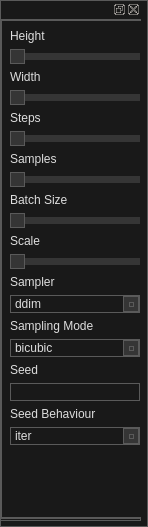
<?xml version="1.0" encoding="UTF-8"?>
<ui version="4.0">
 <class>txt2img_params</class>
 <widget class="QWidget" name="txt2img_params">
  <property name="geometry">
   <rect>
    <x>0</x>
    <y>0</y>
    <width>148</width>
    <height>527</height>
   </rect>
  </property>
  <property name="windowTitle">
   <string>Form</string>
  </property>
  <property name="styleSheet">
   <string notr="true">/*
	Copyright 2013 Emanuel Claesson

	Licensed under the Apache License, Version 2.0 (the &quot;License&quot;);
	you may not use this file except in compliance with the License.
	You may obtain a copy of the License at

		http://www.apache.org/licenses/LICENSE-2.0

	Unless required by applicable law or agreed to in writing, software
	distributed under the License is distributed on an &quot;AS IS&quot; BASIS,
	WITHOUT WARRANTIES OR CONDITIONS OF ANY KIND, either express or implied.
	See the License for the specific language governing permissions and
	limitations under the License.
*/

/*
	COLOR_DARK     = #191919
	COLOR_MEDIUM   = #353535
	COLOR_MEDLIGHT = #5A5A5A
	COLOR_LIGHT    = #DDDDDD
	COLOR_ACCENT   = #3D7848
*/

* {
	background: #191919;
	color: #DDDDDD;
	border: 1px solid #5A5A5A;
}

QWidget::item:selected {
	background: #3D7848;
}

QCheckBox, QRadioButton {
	border: none;
}

QRadioButton::indicator, QCheckBox::indicator {
	width: 13px;
	height: 13px;
}

QRadioButton::indicator::unchecked, QCheckBox::indicator::unchecked {
	border: 1px solid #5A5A5A;
	background: none;
}

QRadioButton::indicator:unchecked:hover, QCheckBox::indicator:unchecked:hover {
	border: 1px solid #DDDDDD;
}

QRadioButton::indicator::checked, QCheckBox::indicator::checked {
	border: 1px solid #5A5A5A;
	background: #5A5A5A;
}

QRadioButton::indicator:checked:hover, QCheckBox::indicator:checked:hover {
	border: 1px solid #DDDDDD;
	background: #DDDDDD;
}

QGroupBox {
	margin-top: 6px;
}

QGroupBox::title {
	top: -7px;
	left: 7px;
}

QScrollBar {
	border: 1px solid #5A5A5A;
	background: #191919;
}

QScrollBar:horizontal {
	height: 15px;
	margin: 0px 0px 0px 32px;
}

QScrollBar:vertical {
	width: 15px;
	margin: 32px 0px 0px 0px;
}

QScrollBar::handle {
	background: #353535;
	border: 1px solid #5A5A5A;
}

QScrollBar::handle:horizontal {
	border-width: 0px 1px 0px 1px;
}

QScrollBar::handle:vertical {
	border-width: 1px 0px 1px 0px;
}

QScrollBar::handle:horizontal {
	min-width: 20px;
}

QScrollBar::handle:vertical {
	min-height: 20px;
}

QScrollBar::add-line, QScrollBar::sub-line {
	background:#353535;
	border: 1px solid #5A5A5A;
	subcontrol-origin: margin;
}

QScrollBar::add-line {
	position: absolute;
}

QScrollBar::add-line:horizontal {
	width: 15px;
	subcontrol-position: left;
	left: 15px;
}

QScrollBar::add-line:vertical {
	height: 15px;
	subcontrol-position: top;
	top: 15px;
}

QScrollBar::sub-line:horizontal {
	width: 15px;
	subcontrol-position: top left;
}

QScrollBar::sub-line:vertical {
	height: 15px;
	subcontrol-position: top;
}

QScrollBar:left-arrow, QScrollBar::right-arrow, QScrollBar::up-arrow, QScrollBar::down-arrow {
	border: 1px solid #5A5A5A;
	width: 3px;
	height: 3px;
}

QScrollBar::add-page, QScrollBar::sub-page {
	background: none;
}

QAbstractButton:hover {
	background: #353535;
}

QAbstractButton:pressed {
	background: #5A5A5A;
}

QAbstractItemView {
	show-decoration-selected: 1;
	selection-background-color: #3D7848;
	selection-color: #DDDDDD;
	alternate-background-color: #353535;
}

QHeaderView {
	border: 1px solid #5A5A5A;
}

QHeaderView::section {
	background: #191919;
	border: 1px solid #5A5A5A;
	padding: 4px;
}

QHeaderView::section:selected, QHeaderView::section::checked {
	background: #353535;
}

QTableView {
	gridline-color: #5A5A5A;
}

QTabBar {
	margin-left: 2px;
}

QTabBar::tab {
	border-radius: 0px;
	padding: 4px;
	margin: 4px;
}

QTabBar::tab:selected {
	background: #353535;
}

QComboBox::down-arrow {
	border: 1px solid #5A5A5A;
	background: #353535;
}

QComboBox::drop-down {
	border: 1px solid #5A5A5A;
	background: #353535;
}

QComboBox::down-arrow {
	width: 3px;
	height: 3px;
	border: 1px solid #5A5A5A;
}

QAbstractSpinBox {
	padding-right: 15px;
}

QAbstractSpinBox::up-button, QAbstractSpinBox::down-button {
	border: 1px solid #5A5A5A;
	background: #353535;
	subcontrol-origin: border;
}

QAbstractSpinBox::up-arrow, QAbstractSpinBox::down-arrow {
	width: 3px;
	height: 3px;
	border: 1px solid #5A5A5A;
}

QSlider {
	border: none;
}

QSlider::groove:horizontal {
	height: 5px;
	margin: 4px 0px 4px 0px;
}

QSlider::groove:vertical {
	width: 5px;
	margin: 0px 4px 0px 4px;
}

QSlider::handle {
	border: 1px solid #5A5A5A;
	background: #353535;
}

QSlider::handle:horizontal {
	width: 15px;
	margin: -4px 0px -4px 0px;
}

QSlider::handle:vertical {
	height: 15px;
	margin: 0px -4px 0px -4px;
}

QSlider::add-page:vertical, QSlider::sub-page:horizontal {
	background: #3D7848;
}

QSlider::sub-page:vertical, QSlider::add-page:horizontal {
	background: #353535;
}

QLabel {
	border: none;
}

QProgressBar {
	text-align: center;
}

QProgressBar::chunk {
	width: 1px;
	background-color: #3D7848;
}

QMenu::separator {
	background: #353535;
}</string>
  </property>
  <widget class="QDockWidget" name="dockWidget">
   <property name="geometry">
    <rect>
     <x>0</x>
     <y>0</y>
     <width>141</width>
     <height>521</height>
    </rect>
   </property>
   <widget class="QWidget" name="dockWidgetContents">
    <widget class="QStackedWidget" name="stackedWidget">
     <property name="geometry">
      <rect>
       <x>0</x>
       <y>0</y>
       <width>150</width>
       <height>500</height>
      </rect>
     </property>
     <property name="maximumSize">
      <size>
       <width>150</width>
       <height>16777215</height>
      </size>
     </property>
     <property name="currentIndex">
      <number>0</number>
     </property>
     <widget class="QWidget" name="Settings">
      <layout class="QVBoxLayout" name="verticalLayout_3">
       <item>
        <widget class="QLabel" name="label">
         <property name="maximumSize">
          <size>
           <width>16777215</width>
           <height>20</height>
          </size>
         </property>
         <property name="styleSheet">
          <string notr="true">/*
	Copyright 2013 Emanuel Claesson

	Licensed under the Apache License, Version 2.0 (the &quot;License&quot;);
	you may not use this file except in compliance with the License.
	You may obtain a copy of the License at

		http://www.apache.org/licenses/LICENSE-2.0

	Unless required by applicable law or agreed to in writing, software
	distributed under the License is distributed on an &quot;AS IS&quot; BASIS,
	WITHOUT WARRANTIES OR CONDITIONS OF ANY KIND, either express or implied.
	See the License for the specific language governing permissions and
	limitations under the License.
*/

/*
	COLOR_DARK     = #191919
	COLOR_MEDIUM   = #353535
	COLOR_MEDLIGHT = #5A5A5A
	COLOR_LIGHT    = #DDDDDD
	COLOR_ACCENT   = #3D7848
*/

* {
	background: #191919;
	color: #DDDDDD;
	border: 1px solid #5A5A5A;
}

QWidget::item:selected {
	background: #3D7848;
}

QCheckBox, QRadioButton {
	border: none;
}

QRadioButton::indicator, QCheckBox::indicator {
	width: 13px;
	height: 13px;
}

QRadioButton::indicator::unchecked, QCheckBox::indicator::unchecked {
	border: 1px solid #5A5A5A;
	background: none;
}

QRadioButton::indicator:unchecked:hover, QCheckBox::indicator:unchecked:hover {
	border: 1px solid #DDDDDD;
}

QRadioButton::indicator::checked, QCheckBox::indicator::checked {
	border: 1px solid #5A5A5A;
	background: #5A5A5A;
}

QRadioButton::indicator:checked:hover, QCheckBox::indicator:checked:hover {
	border: 1px solid #DDDDDD;
	background: #DDDDDD;
}

QGroupBox {
	margin-top: 6px;
}

QGroupBox::title {
	top: -7px;
	left: 7px;
}

QScrollBar {
	border: 1px solid #5A5A5A;
	background: #191919;
}

QScrollBar:horizontal {
	height: 15px;
	margin: 0px 0px 0px 32px;
}

QScrollBar:vertical {
	width: 15px;
	margin: 32px 0px 0px 0px;
}

QScrollBar::handle {
	background: #353535;
	border: 1px solid #5A5A5A;
}

QScrollBar::handle:horizontal {
	border-width: 0px 1px 0px 1px;
}

QScrollBar::handle:vertical {
	border-width: 1px 0px 1px 0px;
}

QScrollBar::handle:horizontal {
	min-width: 20px;
}

QScrollBar::handle:vertical {
	min-height: 20px;
}

QScrollBar::add-line, QScrollBar::sub-line {
	background:#353535;
	border: 1px solid #5A5A5A;
	subcontrol-origin: margin;
}

QScrollBar::add-line {
	position: absolute;
}

QScrollBar::add-line:horizontal {
	width: 15px;
	subcontrol-position: left;
	left: 15px;
}

QScrollBar::add-line:vertical {
	height: 15px;
	subcontrol-position: top;
	top: 15px;
}

QScrollBar::sub-line:horizontal {
	width: 15px;
	subcontrol-position: top left;
}

QScrollBar::sub-line:vertical {
	height: 15px;
	subcontrol-position: top;
}

QScrollBar:left-arrow, QScrollBar::right-arrow, QScrollBar::up-arrow, QScrollBar::down-arrow {
	border: 1px solid #5A5A5A;
	width: 3px;
	height: 3px;
}

QScrollBar::add-page, QScrollBar::sub-page {
	background: none;
}

QAbstractButton:hover {
	background: #353535;
}

QAbstractButton:pressed {
	background: #5A5A5A;
}

QAbstractItemView {
	show-decoration-selected: 1;
	selection-background-color: #3D7848;
	selection-color: #DDDDDD;
	alternate-background-color: #353535;
}

QHeaderView {
	border: 1px solid #5A5A5A;
}

QHeaderView::section {
	background: #191919;
	border: 1px solid #5A5A5A;
	padding: 4px;
}

QHeaderView::section:selected, QHeaderView::section::checked {
	background: #353535;
}

QTableView {
	gridline-color: #5A5A5A;
}

QTabBar {
	margin-left: 2px;
}

QTabBar::tab {
	border-radius: 0px;
	padding: 4px;
	margin: 4px;
}

QTabBar::tab:selected {
	background: #353535;
}

QComboBox::down-arrow {
	border: 1px solid #5A5A5A;
	background: #353535;
}

QComboBox::drop-down {
	border: 1px solid #5A5A5A;
	background: #353535;
}

QComboBox::down-arrow {
	width: 3px;
	height: 3px;
	border: 1px solid #5A5A5A;
}

QAbstractSpinBox {
	padding-right: 15px;
}

QAbstractSpinBox::up-button, QAbstractSpinBox::down-button {
	border: 1px solid #5A5A5A;
	background: #353535;
	subcontrol-origin: border;
}

QAbstractSpinBox::up-arrow, QAbstractSpinBox::down-arrow {
	width: 3px;
	height: 3px;
	border: 1px solid #5A5A5A;
}

QSlider {
	border: none;
}

QSlider::groove:horizontal {
	height: 5px;
	margin: 4px 0px 4px 0px;
}

QSlider::groove:vertical {
	width: 5px;
	margin: 0px 4px 0px 4px;
}

QSlider::handle {
	border: 1px solid #5A5A5A;
	background: #353535;
}

QSlider::handle:horizontal {
	width: 15px;
	margin: -4px 0px -4px 0px;
}

QSlider::handle:vertical {
	height: 15px;
	margin: 0px -4px 0px -4px;
}

QSlider::add-page:vertical, QSlider::sub-page:horizontal {
	background: #3D7848;
}

QSlider::sub-page:vertical, QSlider::add-page:horizontal {
	background: #353535;
}

QLabel {
	border: none;
}

QProgressBar {
	text-align: center;
}

QProgressBar::chunk {
	width: 1px;
	background-color: #3D7848;
}

QMenu::separator {
	background: #353535;
}</string>
         </property>
         <property name="text">
          <string>Height</string>
         </property>
        </widget>
       </item>
       <item>
        <widget class="QSlider" name="height">
         <property name="orientation">
          <enum>Qt::Horizontal</enum>
         </property>
        </widget>
       </item>
       <item>
        <widget class="QLabel" name="label_2">
         <property name="maximumSize">
          <size>
           <width>16777215</width>
           <height>20</height>
          </size>
         </property>
         <property name="text">
          <string>Width</string>
         </property>
        </widget>
       </item>
       <item>
        <widget class="QSlider" name="width">
         <property name="orientation">
          <enum>Qt::Horizontal</enum>
         </property>
        </widget>
       </item>
       <item>
        <widget class="QLabel" name="label_3">
         <property name="maximumSize">
          <size>
           <width>16777215</width>
           <height>20</height>
          </size>
         </property>
         <property name="text">
          <string>Steps</string>
         </property>
        </widget>
       </item>
       <item>
        <widget class="QSlider" name="steps">
         <property name="orientation">
          <enum>Qt::Horizontal</enum>
         </property>
        </widget>
       </item>
       <item>
        <widget class="QLabel" name="label_4">
         <property name="maximumSize">
          <size>
           <width>16777215</width>
           <height>20</height>
          </size>
         </property>
         <property name="text">
          <string>Samples</string>
         </property>
        </widget>
       </item>
       <item>
        <widget class="QSlider" name="samples">
         <property name="orientation">
          <enum>Qt::Horizontal</enum>
         </property>
        </widget>
       </item>
       <item>
        <widget class="QLabel" name="label_5">
         <property name="maximumSize">
          <size>
           <width>16777215</width>
           <height>20</height>
          </size>
         </property>
         <property name="styleSheet">
          <string notr="true">/*
	Copyright 2013 Emanuel Claesson

	Licensed under the Apache License, Version 2.0 (the &quot;License&quot;);
	you may not use this file except in compliance with the License.
	You may obtain a copy of the License at

		http://www.apache.org/licenses/LICENSE-2.0

	Unless required by applicable law or agreed to in writing, software
	distributed under the License is distributed on an &quot;AS IS&quot; BASIS,
	WITHOUT WARRANTIES OR CONDITIONS OF ANY KIND, either express or implied.
	See the License for the specific language governing permissions and
	limitations under the License.
*/

/*
	COLOR_DARK     = #191919
	COLOR_MEDIUM   = #353535
	COLOR_MEDLIGHT = #5A5A5A
	COLOR_LIGHT    = #DDDDDD
	COLOR_ACCENT   = #3D7848
*/

* {
	background: #191919;
	color: #DDDDDD;
	border: 1px solid #5A5A5A;
}

QWidget::item:selected {
	background: #3D7848;
}

QCheckBox, QRadioButton {
	border: none;
}

QRadioButton::indicator, QCheckBox::indicator {
	width: 13px;
	height: 13px;
}

QRadioButton::indicator::unchecked, QCheckBox::indicator::unchecked {
	border: 1px solid #5A5A5A;
	background: none;
}

QRadioButton::indicator:unchecked:hover, QCheckBox::indicator:unchecked:hover {
	border: 1px solid #DDDDDD;
}

QRadioButton::indicator::checked, QCheckBox::indicator::checked {
	border: 1px solid #5A5A5A;
	background: #5A5A5A;
}

QRadioButton::indicator:checked:hover, QCheckBox::indicator:checked:hover {
	border: 1px solid #DDDDDD;
	background: #DDDDDD;
}

QGroupBox {
	margin-top: 6px;
}

QGroupBox::title {
	top: -7px;
	left: 7px;
}

QScrollBar {
	border: 1px solid #5A5A5A;
	background: #191919;
}

QScrollBar:horizontal {
	height: 15px;
	margin: 0px 0px 0px 32px;
}

QScrollBar:vertical {
	width: 15px;
	margin: 32px 0px 0px 0px;
}

QScrollBar::handle {
	background: #353535;
	border: 1px solid #5A5A5A;
}

QScrollBar::handle:horizontal {
	border-width: 0px 1px 0px 1px;
}

QScrollBar::handle:vertical {
	border-width: 1px 0px 1px 0px;
}

QScrollBar::handle:horizontal {
	min-width: 20px;
}

QScrollBar::handle:vertical {
	min-height: 20px;
}

QScrollBar::add-line, QScrollBar::sub-line {
	background:#353535;
	border: 1px solid #5A5A5A;
	subcontrol-origin: margin;
}

QScrollBar::add-line {
	position: absolute;
}

QScrollBar::add-line:horizontal {
	width: 15px;
	subcontrol-position: left;
	left: 15px;
}

QScrollBar::add-line:vertical {
	height: 15px;
	subcontrol-position: top;
	top: 15px;
}

QScrollBar::sub-line:horizontal {
	width: 15px;
	subcontrol-position: top left;
}

QScrollBar::sub-line:vertical {
	height: 15px;
	subcontrol-position: top;
}

QScrollBar:left-arrow, QScrollBar::right-arrow, QScrollBar::up-arrow, QScrollBar::down-arrow {
	border: 1px solid #5A5A5A;
	width: 3px;
	height: 3px;
}

QScrollBar::add-page, QScrollBar::sub-page {
	background: none;
}

QAbstractButton:hover {
	background: #353535;
}

QAbstractButton:pressed {
	background: #5A5A5A;
}

QAbstractItemView {
	show-decoration-selected: 1;
	selection-background-color: #3D7848;
	selection-color: #DDDDDD;
	alternate-background-color: #353535;
}

QHeaderView {
	border: 1px solid #5A5A5A;
}

QHeaderView::section {
	background: #191919;
	border: 1px solid #5A5A5A;
	padding: 4px;
}

QHeaderView::section:selected, QHeaderView::section::checked {
	background: #353535;
}

QTableView {
	gridline-color: #5A5A5A;
}

QTabBar {
	margin-left: 2px;
}

QTabBar::tab {
	border-radius: 0px;
	padding: 4px;
	margin: 4px;
}

QTabBar::tab:selected {
	background: #353535;
}

QComboBox::down-arrow {
	border: 1px solid #5A5A5A;
	background: #353535;
}

QComboBox::drop-down {
	border: 1px solid #5A5A5A;
	background: #353535;
}

QComboBox::down-arrow {
	width: 3px;
	height: 3px;
	border: 1px solid #5A5A5A;
}

QAbstractSpinBox {
	padding-right: 15px;
}

QAbstractSpinBox::up-button, QAbstractSpinBox::down-button {
	border: 1px solid #5A5A5A;
	background: #353535;
	subcontrol-origin: border;
}

QAbstractSpinBox::up-arrow, QAbstractSpinBox::down-arrow {
	width: 3px;
	height: 3px;
	border: 1px solid #5A5A5A;
}

QSlider {
	border: none;
}

QSlider::groove:horizontal {
	height: 5px;
	margin: 4px 0px 4px 0px;
}

QSlider::groove:vertical {
	width: 5px;
	margin: 0px 4px 0px 4px;
}

QSlider::handle {
	border: 1px solid #5A5A5A;
	background: #353535;
}

QSlider::handle:horizontal {
	width: 15px;
	margin: -4px 0px -4px 0px;
}

QSlider::handle:vertical {
	height: 15px;
	margin: 0px -4px 0px -4px;
}

QSlider::add-page:vertical, QSlider::sub-page:horizontal {
	background: #3D7848;
}

QSlider::sub-page:vertical, QSlider::add-page:horizontal {
	background: #353535;
}

QLabel {
	border: none;
}

QProgressBar {
	text-align: center;
}

QProgressBar::chunk {
	width: 1px;
	background-color: #3D7848;
}

QMenu::separator {
	background: #353535;
}</string>
         </property>
         <property name="text">
          <string>Batch Size</string>
         </property>
        </widget>
       </item>
       <item>
        <widget class="QSlider" name="batchsize">
         <property name="orientation">
          <enum>Qt::Horizontal</enum>
         </property>
        </widget>
       </item>
       <item>
        <widget class="QLabel" name="label_6">
         <property name="maximumSize">
          <size>
           <width>16777215</width>
           <height>20</height>
          </size>
         </property>
         <property name="text">
          <string>Scale</string>
         </property>
        </widget>
       </item>
       <item>
        <widget class="QSlider" name="scale">
         <property name="sizePolicy">
          <sizepolicy hsizetype="Expanding" vsizetype="Fixed">
           <horstretch>0</horstretch>
           <verstretch>0</verstretch>
          </sizepolicy>
         </property>
         <property name="orientation">
          <enum>Qt::Horizontal</enum>
         </property>
        </widget>
       </item>
       <item>
        <widget class="QLabel" name="label_8">
         <property name="maximumSize">
          <size>
           <width>16777215</width>
           <height>20</height>
          </size>
         </property>
         <property name="text">
          <string>Sampler</string>
         </property>
        </widget>
       </item>
       <item>
        <widget class="QComboBox" name="sampler_n">
         <item>
          <property name="text">
           <string>ddim</string>
          </property>
         </item>
         <item>
          <property name="text">
           <string>plms</string>
          </property>
         </item>
         <item>
          <property name="text">
           <string>klms</string>
          </property>
         </item>
         <item>
          <property name="text">
           <string>dpm2</string>
          </property>
         </item>
         <item>
          <property name="text">
           <string>dpm2_ancestral</string>
          </property>
         </item>
         <item>
          <property name="text">
           <string>heun</string>
          </property>
         </item>
         <item>
          <property name="text">
           <string>euler</string>
          </property>
         </item>
         <item>
          <property name="text">
           <string>euler_ancestral</string>
          </property>
         </item>
        </widget>
       </item>
       <item>
        <widget class="QLabel" name="label_9">
         <property name="maximumSize">
          <size>
           <width>16777215</width>
           <height>20</height>
          </size>
         </property>
         <property name="text">
          <string>Sampling Mode</string>
         </property>
        </widget>
       </item>
       <item>
        <widget class="QComboBox" name="sampling_mode">
         <item>
          <property name="text">
           <string>bicubic</string>
          </property>
         </item>
         <item>
          <property name="text">
           <string>bilinear</string>
          </property>
         </item>
         <item>
          <property name="text">
           <string>nearest</string>
          </property>
         </item>
        </widget>
       </item>
       <item>
        <widget class="QLabel" name="label_10">
         <property name="maximumSize">
          <size>
           <width>16777215</width>
           <height>20</height>
          </size>
         </property>
         <property name="text">
          <string>Seed</string>
         </property>
        </widget>
       </item>
       <item>
        <widget class="QLineEdit" name="seed"/>
       </item>
       <item>
        <widget class="QLabel" name="label_11">
         <property name="maximumSize">
          <size>
           <width>16777215</width>
           <height>20</height>
          </size>
         </property>
         <property name="text">
          <string>Seed Behaviour</string>
         </property>
        </widget>
       </item>
       <item>
        <widget class="QComboBox" name="seed_behavior">
         <item>
          <property name="text">
           <string>iter</string>
          </property>
         </item>
         <item>
          <property name="text">
           <string>fixed</string>
          </property>
         </item>
         <item>
          <property name="text">
           <string>random</string>
          </property>
         </item>
        </widget>
       </item>
       <item>
        <spacer name="verticalSpacer">
         <property name="orientation">
          <enum>Qt::Vertical</enum>
         </property>
         <property name="sizeHint" stdset="0">
          <size>
           <width>20</width>
           <height>40</height>
          </size>
         </property>
        </spacer>
       </item>
      </layout>
     </widget>
     <widget class="QWidget" name="Files">
      <layout class="QVBoxLayout" name="verticalLayout_4">
       <item>
        <widget class="QCheckBox" name="checkBox_2">
         <property name="text">
          <string>Save as JPG</string>
         </property>
        </widget>
       </item>
       <item>
        <widget class="QCheckBox" name="checkBox_6">
         <property name="text">
          <string>Write Info Files</string>
         </property>
        </widget>
       </item>
       <item>
        <widget class="QCheckBox" name="checkBox_5">
         <property name="text">
          <string>Group by Prompt</string>
         </property>
        </widget>
       </item>
       <item>
        <widget class="QCheckBox" name="checkBox_4">
         <property name="text">
          <string>Save individual Images</string>
         </property>
        </widget>
       </item>
       <item>
        <widget class="QCheckBox" name="checkBox_3">
         <property name="text">
          <string>Seperate Prompts</string>
         </property>
        </widget>
       </item>
       <item>
        <widget class="QCheckBox" name="checkBox">
         <property name="text">
          <string>Normalize Prompt </string>
         </property>
        </widget>
       </item>
       <item>
        <spacer name="verticalSpacer_2">
         <property name="orientation">
          <enum>Qt::Vertical</enum>
         </property>
         <property name="sizeHint" stdset="0">
          <size>
           <width>20</width>
           <height>40</height>
          </size>
         </property>
        </spacer>
       </item>
      </layout>
     </widget>
     <widget class="QWidget" name="Upscaling">
      <layout class="QVBoxLayout" name="verticalLayout_5">
       <item>
        <widget class="QCheckBox" name="checkBox_8">
         <property name="text">
          <string>CheckBox</string>
         </property>
        </widget>
       </item>
       <item>
        <widget class="QCheckBox" name="checkBox_7">
         <property name="text">
          <string>CheckBox</string>
         </property>
        </widget>
       </item>
       <item>
        <widget class="QComboBox" name="comboBox_4">
         <item>
          <property name="text">
           <string>RealESRGAN_x4plus</string>
          </property>
         </item>
         <item>
          <property name="text">
           <string>RealESRGAN_x4plus_anime</string>
          </property>
         </item>
        </widget>
       </item>
       <item>
        <spacer name="verticalSpacer_3">
         <property name="orientation">
          <enum>Qt::Vertical</enum>
         </property>
         <property name="sizeHint" stdset="0">
          <size>
           <width>20</width>
           <height>40</height>
          </size>
         </property>
        </spacer>
       </item>
      </layout>
     </widget>
    </widget>
   </widget>
  </widget>
 </widget>
 <resources/>
 <connections/>
</ui>
